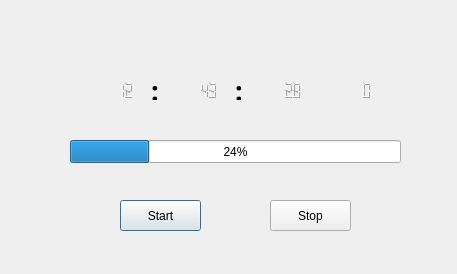
<?xml version="1.0" encoding="UTF-8"?>
<ui version="4.0">
 <class>QTimeDemoClass</class>
 <widget class="QDialog" name="QTimeDemoClass">
  <property name="geometry">
   <rect>
    <x>0</x>
    <y>0</y>
    <width>457</width>
    <height>274</height>
   </rect>
  </property>
  <property name="windowTitle">
   <string>QTimeDemo</string>
  </property>
  <widget class="QPushButton" name="btnStart">
   <property name="geometry">
    <rect>
     <x>120</x>
     <y>200</y>
     <width>81</width>
     <height>31</height>
    </rect>
   </property>
   <property name="text">
    <string>Start</string>
   </property>
  </widget>
  <widget class="QPushButton" name="btnStop">
   <property name="geometry">
    <rect>
     <x>270</x>
     <y>200</y>
     <width>81</width>
     <height>31</height>
    </rect>
   </property>
   <property name="text">
    <string>Stop</string>
   </property>
  </widget>
  <widget class="QProgressBar" name="pbTimer">
   <property name="geometry">
    <rect>
     <x>70</x>
     <y>140</y>
     <width>331</width>
     <height>23</height>
    </rect>
   </property>
   <property name="value">
    <number>24</number>
   </property>
  </widget>
  <widget class="QWidget" name="horizontalLayoutWidget_2">
   <property name="geometry">
    <rect>
     <x>70</x>
     <y>70</y>
     <width>331</width>
     <height>41</height>
    </rect>
   </property>
   <layout class="QHBoxLayout" name="horizontalLayout_3">
    <item>
     <widget class="QLCDNumber" name="lcdHour">
      <property name="font">
       <font>
        <family>Aharoni</family>
        <pointsize>14</pointsize>
        <weight>75</weight>
        <bold>true</bold>
       </font>
      </property>
      <property name="frameShape">
       <enum>QFrame::NoFrame</enum>
      </property>
      <property name="intValue" stdset="0">
       <number>12</number>
      </property>
     </widget>
    </item>
    <item>
     <widget class="QLabel" name="label_3">
      <property name="font">
       <font>
        <family>Aharoni</family>
        <pointsize>20</pointsize>
        <weight>75</weight>
        <bold>true</bold>
       </font>
      </property>
      <property name="text">
       <string>:</string>
      </property>
     </widget>
    </item>
    <item>
     <widget class="QLCDNumber" name="lcdMin">
      <property name="frameShape">
       <enum>QFrame::NoFrame</enum>
      </property>
      <property name="intValue" stdset="0">
       <number>43</number>
      </property>
     </widget>
    </item>
    <item>
     <widget class="QLabel" name="label_4">
      <property name="font">
       <font>
        <family>Aharoni</family>
        <pointsize>20</pointsize>
        <weight>75</weight>
        <bold>true</bold>
       </font>
      </property>
      <property name="text">
       <string>:</string>
      </property>
     </widget>
    </item>
    <item>
     <widget class="QLCDNumber" name="lcdSec">
      <property name="frameShape">
       <enum>QFrame::NoFrame</enum>
      </property>
      <property name="segmentStyle">
       <enum>QLCDNumber::Filled</enum>
      </property>
      <property name="intValue" stdset="0">
       <number>28</number>
      </property>
     </widget>
    </item>
    <item>
     <widget class="QLCDNumber" name="lcdMs">
      <property name="maximumSize">
       <size>
        <width>16777215</width>
        <height>16777215</height>
       </size>
      </property>
      <property name="frameShape">
       <enum>QFrame::NoFrame</enum>
      </property>
     </widget>
    </item>
    <item>
     <spacer name="horizontalSpacer_3">
      <property name="orientation">
       <enum>Qt::Horizontal</enum>
      </property>
      <property name="sizeHint" stdset="0">
       <size>
        <width>40</width>
        <height>20</height>
       </size>
      </property>
     </spacer>
    </item>
   </layout>
  </widget>
 </widget>
 <layoutdefault spacing="6" margin="11"/>
 <resources>
  <include location="QTimeDemo.qrc"/>
 </resources>
 <connections/>
</ui>
